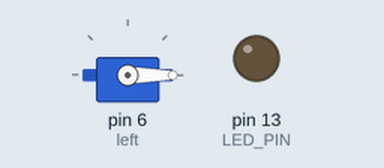
The sketch below on a simulated Arduino Uno, built with avr-gcc and run on an emulated ATmega328P. Shown: servo, output pins drawn as LEDs (lit = HIGH).

Above: at 0.2 s.
Timing chart, 0 to 1.7 s (numbered marks = the images above):
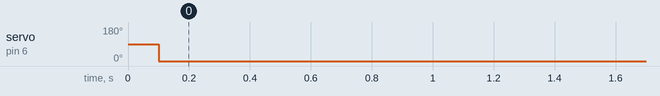

Measured:
- by itself, servo on pin 6 (left): 90° → 0° at 0.10 s

The sketch:

motortest.ino
```cpp
#include <I2Cdev.h>
#include <SoftwareSerial.h>
#include <Servo.h>
#include <Wire.h>

#define INTERRUPT_PIN 2  // use pin 2 on Arduino Uno & most boards
#define LED_PIN 13 // (Arduino is 13)
//#define FREQ 200.0

char buffer[20];               //통신을 할때 buffer배열에 전송받은 데이터 입력
char bufferIndex = 0;
Servo left;


// ================================================================
// ===                      INITIAL SETUP                       ===
// ================================================================

void setup()
{
  left.attach(6, 0, 10000);              //pin 5, range 0~2000
  Serial.begin(115200);
  Wire.begin();

  pinMode(INTERRUPT_PIN, INPUT);

  // configure LED for output
  pinMode(LED_PIN, OUTPUT);
}


// ================================================================
// ===                    MAIN PROGRAM LOOP                     ===
// ================================================================

void loop()
{
  PWMtransmit();                   //transmit PWM to ESC
}

// ================================================================
// ===                       SUBROUTINES                        ===
// ================================================================

void PWMtransmit()
{
  while(Serial.available())
  {
    buffer[bufferIndex]  = Serial.read();   //시리얼 통신으로 버퍼배열에 데이터 수신
    bufferIndex++;                          //데이터 수신 후 버퍼 인덱스 1 증가
  }
  int pos = atoi(buffer);                   //atoi()함수로 char값을 int값으로 변환
  if(pos != 0)
  {
    Serial.print("Input data : ");
    Serial.println(pos);                    //int값으로 변환된 데이터 출력

    int plus = pos+50;
    Serial.print("plus 50 : ");
    Serial.println(plus);                   //출력된 데이터에 50을 더하여 출력
  }
  delay(100);

  //버퍼 초기화
  for(int a=0;a<21;a++) {
    buffer[a] = NULL;
  }
  bufferIndex = 0;
  left.writeMicroseconds(pos);
  delay(5000);
}
```
